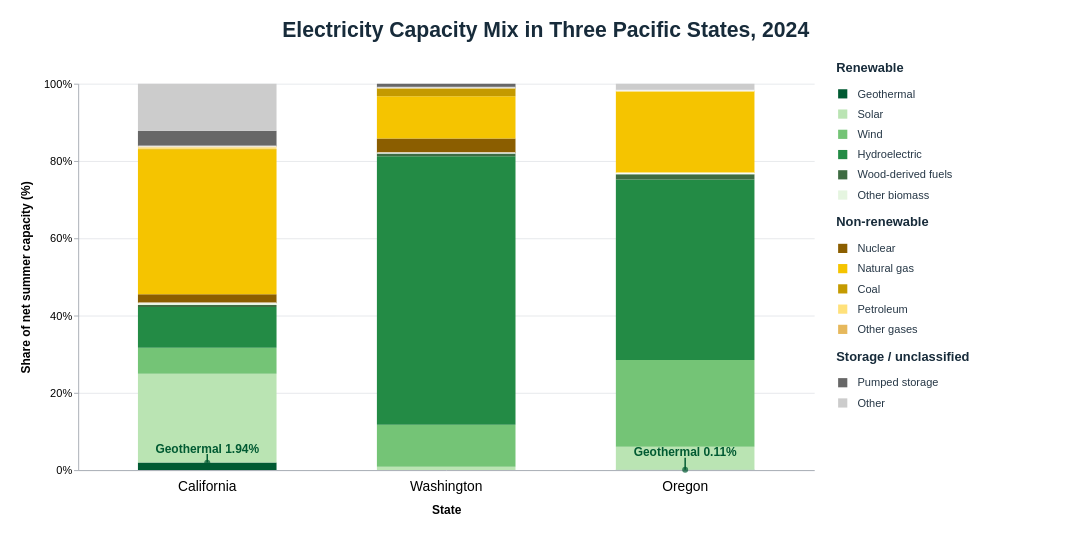

Describe this chart as a Vega-Lite specification.
### Vega-Lite specification from a JSON file in a GitHub repository (floating-point values rounded to 4 significant figures)
{"config": {"view": {"continuousWidth": 300, "continuousHeight": 300, "stroke": null}, "axis": {"domainColor": "#A5ABB2", "gridColor": "#E5E7EB", "labelFontSize": 12, "tickColor": "#A5ABB2", "titleFontSize": 13, "titlePadding": 12}, "font": "Arial", "legend": {"columnPadding": 22, "labelFontSize": 12, "padding": 12, "rowPadding": 7, "titleFontSize": 13}, "title": {"color": "#172B3A", "subtitleColor": "#52616B"}}, "hconcat": [{"layer": [{"mark": {"type": "bar"}, "data": {"name": "data-928e8d0f3a71a74d96cc4cce579db891"}, "encoding": {"color": {"field": "Energy_source", "legend": null, "scale": {"domain": ["Geothermal", "Solar", "Wind", "Hydroelectric", "Wood-derived fuels", "Other biomass", "Nuclear", "Natural gas", "Coal", "Petroleum", "Other gases", "Pumped storage", "Other"], "range": ["#005A32", "#BAE4B3", "#74C476", "#238B45", "#3E6C42", "#E5F5E0", "#8B5E00", "#F5C400", "#C49A00", "#FFE17B", "#E6B85C", "#676767", "#CCCCCC"]}, "title": "Energy source", "type": "nominal"}, "order": {"field": "Stack_order", "sort": "ascending", "type": "quantitative"}, "tooltip": [{"field": "State", "title": "State", "type": "nominal"}, {"field": "Energy_source", "title": "Energy source", "type": "nominal"}, {"field": "Energy_group", "title": "Energy group", "type": "nominal"}, {"field": "Share", "format": ".2%", "title": "Capacity share", "type": "quantitative"}, {"field": "Capacity_GW", "format": ".4f", "title": "Capacity (GW)", "type": "quantitative"}, {"field": "Total_capacity_GW", "format": ".4f", "title": "Total of fuel categories (GW)", "type": "quantitative"}, {"field": "Source_status", "title": "Source status", "type": "nominal"}], "x": {"axis": {"labelAngle": 0, "labelFontSize": 15, "labelPadding": 10, "ticks": false}, "field": "State", "scale": {"paddingInner": 0.42, "paddingOuter": 0.25}, "sort": ["California", "Washington", "Oregon"], "title": "State", "type": "nominal"}, "y": {"axis": {"format": ".0%", "values": [0, 0.2, 0.4, 0.6, 0.8, 1]}, "field": "Share", "scale": {"domain": [0, 1], "nice": false}, "stack": "zero", "title": "Share of net summer capacity (%)", "type": "quantitative"}}}, {"mark": {"type": "tick", "color": "white", "orient": "horizontal", "size": 150, "thickness": 2}, "data": {"name": "data-c51c7652d38232664af8401d6613fed2"}, "encoding": {"x": {"axis": {"labelAngle": 0, "labelFontSize": 15, "labelPadding": 10, "ticks": false}, "field": "State", "scale": {"paddingInner": 0.42, "paddingOuter": 0.25}, "sort": ["California", "Washington", "Oregon"], "title": "State", "type": "nominal"}, "y": {"field": "Upper", "type": "quantitative"}}}, {"mark": {"type": "rule", "color": "#005A32", "strokeWidth": 1.6}, "data": {"name": "data-f9aaea4aa579887eecb1a01e47050bda"}, "encoding": {"x": {"axis": {"labelAngle": 0, "labelFontSize": 15, "labelPadding": 10, "ticks": false}, "field": "State", "scale": {"paddingInner": 0.42, "paddingOuter": 0.25}, "sort": ["California", "Washington", "Oregon"], "title": "State", "type": "nominal"}, "y": {"field": "Upper", "scale": {"domain": [0, 1], "nice": false}, "type": "quantitative"}, "y2": {"field": "Leader_top"}}}, {"mark": {"type": "point", "color": "#005A32", "filled": true, "size": 42}, "data": {"name": "data-f9aaea4aa579887eecb1a01e47050bda"}, "encoding": {"x": {"axis": {"labelAngle": 0, "labelFontSize": 15, "labelPadding": 10, "ticks": false}, "field": "State", "scale": {"paddingInner": 0.42, "paddingOuter": 0.25}, "sort": ["California", "Washington", "Oregon"], "title": "State", "type": "nominal"}, "y": {"field": "Upper", "scale": {"domain": [0, 1], "nice": false}, "type": "quantitative"}}}, {"mark": {"type": "text", "color": "#005A32", "fontSize": 13, "fontWeight": "bold"}, "data": {"name": "data-f9aaea4aa579887eecb1a01e47050bda"}, "encoding": {"text": {"field": "Focus_label", "type": "nominal"}, "x": {"axis": {"labelAngle": 0, "labelFontSize": 15, "labelPadding": 10, "ticks": false}, "field": "State", "scale": {"paddingInner": 0.42, "paddingOuter": 0.25}, "sort": ["California", "Washington", "Oregon"], "title": "State", "type": "nominal"}, "y": {"field": "Callout_y", "scale": {"domain": [0, 1], "nice": false}, "type": "quantitative"}}}], "height": 420, "width": 800}, {"vconcat": [{"layer": [{"mark": {"type": "square", "opacity": 1, "size": 100}, "encoding": {"color": {"field": "Color", "legend": null, "scale": null, "type": "nominal"}, "x": {"value": 7}, "y": {"axis": null, "field": "Row", "sort": "ascending", "type": "ordinal"}}}, {"mark": {"type": "text", "align": "left", "color": "#263746", "fontSize": 12}, "encoding": {"text": {"field": "Fuel", "type": "nominal"}, "x": {"value": 23}, "y": {"axis": null, "field": "Row", "sort": "ascending", "type": "ordinal"}}}], "data": {"name": "data-a7f91ba7f80dd8564b174cc745f57987"}, "height": {"step": 22}, "title": {"text": "Renewable", "anchor": "start", "fontSize": 14, "offset": 10}, "width": 255}, {"layer": [{"mark": {"type": "square", "opacity": 1, "size": 100}, "encoding": {"color": {"field": "Color", "legend": null, "scale": null, "type": "nominal"}, "x": {"value": 7}, "y": {"axis": null, "field": "Row", "sort": "ascending", "type": "ordinal"}}}, {"mark": {"type": "text", "align": "left", "color": "#263746", "fontSize": 12}, "encoding": {"text": {"field": "Fuel", "type": "nominal"}, "x": {"value": 23}, "y": {"axis": null, "field": "Row", "sort": "ascending", "type": "ordinal"}}}], "data": {"name": "data-6dbd423ca9992ae8375400854398e19e"}, "height": {"step": 22}, "title": {"text": "Non-renewable", "anchor": "start", "fontSize": 14, "offset": 10}, "width": 255}, {"layer": [{"mark": {"type": "square", "opacity": 1, "size": 100}, "encoding": {"color": {"field": "Color", "legend": null, "scale": null, "type": "nominal"}, "x": {"value": 7}, "y": {"axis": null, "field": "Row", "sort": "ascending", "type": "ordinal"}}}, {"mark": {"type": "text", "align": "left", "color": "#263746", "fontSize": 12}, "encoding": {"text": {"field": "Fuel", "type": "nominal"}, "x": {"value": 23}, "y": {"axis": null, "field": "Row", "sort": "ascending", "type": "ordinal"}}}], "data": {"name": "data-900faf92d726bc81ca2db6cb10ef9fe9"}, "height": {"step": 22}, "title": {"text": "Storage / unclassified", "anchor": "start", "fontSize": 14, "offset": 10}, "width": 255}], "spacing": 12}], "background": "white", "datasets": {"data-928e8d0f3a71a74d96cc4cce579db891": [{"State_code": "CA", "Year": 2024, "Source_fuel": "Geothermal", "Capacity_MW": 1881.0, "Source_status": "Reported", "State": "California", "Energy_source": "Geothermal", "Capacity_GW": 1.881, "Highlight": true, "Energy_group": "Renewable", "Total_capacity_GW": 96.77, "Share": 0.01944, "Stack_order": 0, "Upper": 0.01944, "Lower": 0.0, "Midpoint": 0.00972, "Share_percent": 1.944}, {"State_code": "CA", "Year": 2024, "Source_fuel": "Solar Thermal and Photovoltaic", "Capacity_MW": 22280.0, "Source_status": "Reported", "State": "California", "Energy_source": "Solar", "Capacity_GW": 22.28, "Highlight": false, "Energy_group": "Renewable", "Total_capacity_GW": 96.77, "Share": 0.2303, "Stack_order": 1, "Upper": 0.2497, "Lower": 0.01944, "Midpoint": 0.1346, "Share_percent": 23.03}, {"State_code": "CA", "Year": 2024, "Source_fuel": "Wind", "Capacity_MW": 6457.0, "Source_status": "Reported", "State": "California", "Energy_source": "Wind", "Capacity_GW": 6.457, "Highlight": false, "Energy_group": "Renewable", "Total_capacity_GW": 96.77, "Share": 0.06672, "Stack_order": 2, "Upper": 0.3164, "Lower": 0.2497, "Midpoint": 0.2831, "Share_percent": 6.672}, {"State_code": "CA", "Year": 2024, "Source_fuel": "Hydroelectric", "Capacity_MW": 10210.0, "Source_status": "Reported", "State": "California", "Energy_source": "Hydroelectric", "Capacity_GW": 10.21, "Highlight": false, "Energy_group": "Renewable", "Total_capacity_GW": 96.77, "Share": 0.1055, "Stack_order": 3, "Upper": 0.422, "Lower": 0.3164, "Midpoint": 0.3692, "Share_percent": 10.55}, {"State_code": "CA", "Year": 2024, "Source_fuel": "Wood and Wood Derived Fuels", "Capacity_MW": 541.9, "Source_status": "Reported", "State": "California", "Energy_source": "Wood-derived fuels", "Capacity_GW": 0.5419, "Highlight": false, "Energy_group": "Renewable", "Total_capacity_GW": 96.77, "Share": 0.0056, "Stack_order": 4, "Upper": 0.4276, "Lower": 0.422, "Midpoint": 0.4248, "Share_percent": 0.56}, {"State_code": "CA", "Year": 2024, "Source_fuel": "Other Biomass", "Capacity_MW": 437.5, "Source_status": "Reported", "State": "California", "Energy_source": "Other biomass", "Capacity_GW": 0.4375, "Highlight": false, "Energy_group": "Renewable", "Total_capacity_GW": 96.77, "Share": 0.004521, "Stack_order": 5, "Upper": 0.4321, "Lower": 0.4276, "Midpoint": 0.4298, "Share_percent": 0.4521}, {"State_code": "CA", "Year": 2024, "Source_fuel": "Nuclear", "Capacity_MW": 2240.0, "Source_status": "Reported", "State": "California", "Energy_source": "Nuclear", "Capacity_GW": 2.24, "Highlight": true, "Energy_group": "Non-renewable", "Total_capacity_GW": 96.77, "Share": 0.02315, "Stack_order": 6, "Upper": 0.4552, "Lower": 0.4321, "Midpoint": 0.4437, "Share_percent": 2.315}, {"State_code": "CA", "Year": 2024, "Source_fuel": "Natural Gas", "Capacity_MW": 36330.0, "Source_status": "Reported", "State": "California", "Energy_source": "Natural gas", "Capacity_GW": 36.33, "Highlight": false, "Energy_group": "Non-renewable", "Total_capacity_GW": 96.77, "Share": 0.3754, "Stack_order": 7, "Upper": 0.8306, "Lower": 0.4552, "Midpoint": 0.6429, "Share_percent": 37.54}, {"State_code": "CA", "Year": 2024, "Source_fuel": "Coal", "Capacity_MW": 57.0, "Source_status": "Reported", "State": "California", "Energy_source": "Coal", "Capacity_GW": 0.057, "Highlight": false, "Energy_group": "Non-renewable", "Total_capacity_GW": 96.77, "Share": 0.000589, "Stack_order": 8, "Upper": 0.8312, "Lower": 0.8306, "Midpoint": 0.8309, "Share_percent": 0.0589}, {"State_code": "CA", "Year": 2024, "Source_fuel": "Petroleum", "Capacity_MW": 442.2, "Source_status": "Reported", "State": "California", "Energy_source": "Petroleum", "Capacity_GW": 0.4422, "Highlight": false, "Energy_group": "Non-renewable", "Total_capacity_GW": 96.77, "Share": 0.004569, "Stack_order": 9, "Upper": 0.8358, "Lower": 0.8312, "Midpoint": 0.8335, "Share_percent": 0.4569}, {"State_code": "CA", "Year": 2024, "Source_fuel": "Other Gases", "Capacity_MW": 212.5, "Source_status": "Reported", "State": "California", "Energy_source": "Other gases", "Capacity_GW": 0.2125, "Highlight": false, "Energy_group": "Non-renewable", "Total_capacity_GW": 96.77, "Share": 0.002196, "Stack_order": 10, "Upper": 0.838, "Lower": 0.8358, "Midpoint": 0.8369, "Share_percent": 0.2196}, {"State_code": "CA", "Year": 2024, "Source_fuel": "Pumped Storage", "Capacity_MW": 3870.0, "Source_status": "Reported", "State": "California", "Energy_source": "Pumped storage", "Capacity_GW": 3.87, "Highlight": false, "Energy_group": "Storage / unclassified", "Total_capacity_GW": 96.77, "Share": 0.03999, "Stack_order": 11, "Upper": 0.878, "Lower": 0.838, "Midpoint": 0.858, "Share_percent": 3.999}, {"State_code": "CA", "Year": 2024, "Source_fuel": "Other", "Capacity_MW": 11810.0, "Source_status": "Reported", "State": "California", "Energy_source": "Other", "Capacity_GW": 11.81, "Highlight": false, "Energy_group": "Storage / unclassified", "Total_capacity_GW": 96.77, "Share": 0.122, "Stack_order": 12, "Upper": 1.0, "Lower": 0.878, "Midpoint": 0.939, "Share_percent": 12.2}, {"State_code": "OR", "Year": 2024, "Source_fuel": "Geothermal", "Capacity_MW": 19.5, "Source_status": "Reported", "State": "Oregon", "Energy_source": "Geothermal", "Capacity_GW": 0.0195, "Highlight": true, "Energy_group": "Renewable", "Total_capacity_GW": 17.69, "Share": 0.001102, "Stack_order": 0, "Upper": 0.001102, "Lower": 0.0, "Midpoint": 0.0005511, "Share_percent": 0.1102}, {"State_code": "OR", "Year": 2024, "Source_fuel": "Solar Thermal and Photovoltaic", "Capacity_MW": 1052.0, "Source_status": "Reported", "State": "Oregon", "Energy_source": "Solar", "Capacity_GW": 1.052, "Highlight": false, "Energy_group": "Renewable", "Total_capacity_GW": 17.69, "Share": 0.05945, "Stack_order": 1, "Upper": 0.06055, "Lower": 0.001102, "Midpoint": 0.03083, "Share_percent": 5.945}, {"State_code": "OR", "Year": 2024, "Source_fuel": "Wind", "Capacity_MW": 3970.0, "Source_status": "Reported", "State": "Oregon", "Energy_source": "Wind", "Capacity_GW": 3.97, "Highlight": false, "Energy_group": "Renewable", "Total_capacity_GW": 17.69, "Share": 0.2244, "Stack_order": 2, "Upper": 0.285, "Lower": 0.06055, "Midpoint": 0.1728, "Share_percent": 22.44}, {"State_code": "OR", "Year": 2024, "Source_fuel": "Hydroelectric", "Capacity_MW": 8264.0, "Source_status": "Reported", "State": "Oregon", "Energy_source": "Hydroelectric", "Capacity_GW": 8.264, "Highlight": false, "Energy_group": "Renewable", "Total_capacity_GW": 17.69, "Share": 0.4671, "Stack_order": 3, "Upper": 0.7521, "Lower": 0.285, "Midpoint": 0.5185, "Share_percent": 46.71}, {"State_code": "OR", "Year": 2024, "Source_fuel": "Wood and Wood Derived Fuels", "Capacity_MW": 242.3, "Source_status": "Reported", "State": "Oregon", "Energy_source": "Wood-derived fuels", "Capacity_GW": 0.2423, "Highlight": false, "Energy_group": "Renewable", "Total_capacity_GW": 17.69, "Share": 0.0137, "Stack_order": 4, "Upper": 0.7658, "Lower": 0.7521, "Midpoint": 0.7589, "Share_percent": 1.37}, {"State_code": "OR", "Year": 2024, "Source_fuel": "Other Biomass", "Capacity_MW": 52.6, "Source_status": "Reported", "State": "Oregon", "Energy_source": "Other biomass", "Capacity_GW": 0.0526, "Highlight": false, "Energy_group": "Renewable", "Total_capacity_GW": 17.69, "Share": 0.002973, "Stack_order": 5, "Upper": 0.7688, "Lower": 0.7658, "Midpoint": 0.7673, "Share_percent": 0.2973}, {"State_code": "OR", "Year": 2024, "Source_fuel": "Nuclear", "Capacity_MW": 0.0, "Source_status": "Not listed", "State": "Oregon", "Energy_source": "Nuclear", "Capacity_GW": 0.0, "Highlight": true, "Energy_group": "Non-renewable", "Total_capacity_GW": 17.69, "Share": 0.0, "Stack_order": 6, "Upper": 0.7688, "Lower": 0.7688, "Midpoint": 0.7688, "Share_percent": 0.0}, {"State_code": "OR", "Year": 2024, "Source_fuel": "Natural Gas", "Capacity_MW": 3762.0, "Source_status": "Reported", "State": "Oregon", "Energy_source": "Natural gas", "Capacity_GW": 3.762, "Highlight": false, "Energy_group": "Non-renewable", "Total_capacity_GW": 17.69, "Share": 0.2127, "Stack_order": 7, "Upper": 0.9814, "Lower": 0.7688, "Midpoint": 0.8751, "Share_percent": 21.27}, {"State_code": "OR", "Year": 2024, "Source_fuel": "Coal", "Capacity_MW": 0.0, "Source_status": "Not listed", "State": "Oregon", "Energy_source": "Coal", "Capacity_GW": 0.0, "Highlight": false, "Energy_group": "Non-renewable", "Total_capacity_GW": 17.69, "Share": 0.0, "Stack_order": 8, "Upper": 0.9814, "Lower": 0.9814, "Midpoint": 0.9814, "Share_percent": 0.0}, {"State_code": "OR", "Year": 2024, "Source_fuel": "Petroleum", "Capacity_MW": 6.6, "Source_status": "Reported", "State": "Oregon", "Energy_source": "Petroleum", "Capacity_GW": 0.0066, "Highlight": false, "Energy_group": "Non-renewable", "Total_capacity_GW": 17.69, "Share": 0.0003731, "Stack_order": 9, "Upper": 0.9818, "Lower": 0.9814, "Midpoint": 0.9816, "Share_percent": 0.03731}, {"State_code": "OR", "Year": 2024, "Source_fuel": "Other Gases", "Capacity_MW": 0.0, "Source_status": "Not listed", "State": "Oregon", "Energy_source": "Other gases", "Capacity_GW": 0.0, "Highlight": false, "Energy_group": "Non-renewable", "Total_capacity_GW": 17.69, "Share": 0.0, "Stack_order": 10, "Upper": 0.9818, "Lower": 0.9818, "Midpoint": 0.9818, "Share_percent": 0.0}, {"State_code": "OR", "Year": 2024, "Source_fuel": "Pumped Storage", "Capacity_MW": 0.0, "Source_status": "Not listed", "State": "Oregon", "Energy_source": "Pumped storage", "Capacity_GW": 0.0, "Highlight": false, "Energy_group": "Storage / unclassified", "Total_capacity_GW": 17.69, "Share": 0.0, "Stack_order": 11, "Upper": 0.9818, "Lower": 0.9818, "Midpoint": 0.9818, "Share_percent": 0.0}, {"State_code": "OR", "Year": 2024, "Source_fuel": "Other", "Capacity_MW": 322.0, "Source_status": "Reported", "State": "Oregon", "Energy_source": "Other", "Capacity_GW": 0.322, "Highlight": false, "Energy_group": "Storage / unclassified", "Total_capacity_GW": 17.69, "Share": 0.0182, "Stack_order": 12, "Upper": 1.0, "Lower": 0.9818, "Midpoint": 0.9909, "Share_percent": 1.82}, {"State_code": "WA", "Year": 2024, "Source_fuel": "Geothermal", "Capacity_MW": 0.0, "Source_status": "Not listed", "State": "Washington", "Energy_source": "Geothermal", "Capacity_GW": 0.0, "Highlight": true, "Energy_group": "Renewable", "Total_capacity_GW": 30.98, "Share": 0.0, "Stack_order": 0, "Upper": 0.0, "Lower": 0.0, "Midpoint": 0.0, "Share_percent": 0.0}, {"State_code": "WA", "Year": 2024, "Source_fuel": "Solar Thermal and Photovoltaic", "Capacity_MW": 268.3, "Source_status": "Reported", "State": "Washington", "Energy_source": "Solar", "Capacity_GW": 0.2683, "Highlight": false, "Energy_group": "Renewable", "Total_capacity_GW": 30.98, "Share": 0.008662, "Stack_order": 1, "Upper": 0.008662, "Lower": 0.0, "Midpoint": 0.004331, "Share_percent": 0.8662}, {"State_code": "WA", "Year": 2024, "Source_fuel": "Wind", "Capacity_MW": 3375.0, "Source_status": "Reported", "State": "Washington", "Energy_source": "Wind", "Capacity_GW": 3.375, "Highlight": false, "Energy_group": "Renewable", "Total_capacity_GW": 30.98, "Share": 0.109, "Stack_order": 2, "Upper": 0.1176, "Lower": 0.008662, "Midpoint": 0.06314, "Share_percent": 10.9}, {"State_code": "WA", "Year": 2024, "Source_fuel": "Hydroelectric", "Capacity_MW": 21510.0, "Source_status": "Reported", "State": "Washington", "Energy_source": "Hydroelectric", "Capacity_GW": 21.51, "Highlight": false, "Energy_group": "Renewable", "Total_capacity_GW": 30.98, "Share": 0.6945, "Stack_order": 3, "Upper": 0.8121, "Lower": 0.1176, "Midpoint": 0.4649, "Share_percent": 69.45}, {"State_code": "WA", "Year": 2024, "Source_fuel": "Wood and Wood Derived Fuels", "Capacity_MW": 238.0, "Source_status": "Reported", "State": "Washington", "Energy_source": "Wood-derived fuels", "Capacity_GW": 0.238, "Highlight": false, "Energy_group": "Renewable", "Total_capacity_GW": 30.98, "Share": 0.007684, "Stack_order": 4, "Upper": 0.8198, "Lower": 0.8121, "Midpoint": 0.816, "Share_percent": 0.7684}, {"State_code": "WA", "Year": 2024, "Source_fuel": "Other Biomass", "Capacity_MW": 31.8, "Source_status": "Reported", "State": "Washington", "Energy_source": "Other biomass", "Capacity_GW": 0.0318, "Highlight": false, "Energy_group": "Renewable", "Total_capacity_GW": 30.98, "Share": 0.001027, "Stack_order": 5, "Upper": 0.8209, "Lower": 0.8198, "Midpoint": 0.8203, "Share_percent": 0.1027}, {"State_code": "WA", "Year": 2024, "Source_fuel": "Nuclear", "Capacity_MW": 1151.0, "Source_status": "Reported", "State": "Washington", "Energy_source": "Nuclear", "Capacity_GW": 1.151, "Highlight": true, "Energy_group": "Non-renewable", "Total_capacity_GW": 30.98, "Share": 0.03716, "Stack_order": 6, "Upper": 0.858, "Lower": 0.8209, "Midpoint": 0.8394, "Share_percent": 3.716}, {"State_code": "WA", "Year": 2024, "Source_fuel": "Natural Gas", "Capacity_MW": 3385.0, "Source_status": "Reported", "State": "Washington", "Energy_source": "Natural gas", "Capacity_GW": 3.385, "Highlight": false, "Energy_group": "Non-renewable", "Total_capacity_GW": 30.98, "Share": 0.1093, "Stack_order": 7, "Upper": 0.9673, "Lower": 0.858, "Midpoint": 0.9127, "Share_percent": 10.93}, {"State_code": "WA", "Year": 2024, "Source_fuel": "Coal", "Capacity_MW": 670.0, "Source_status": "Reported", "State": "Washington", "Energy_source": "Coal", "Capacity_GW": 0.67, "Highlight": false, "Energy_group": "Non-renewable", "Total_capacity_GW": 30.98, "Share": 0.02163, "Stack_order": 8, "Upper": 0.9889, "Lower": 0.9673, "Midpoint": 0.9781, "Share_percent": 2.163}, {"State_code": "WA", "Year": 2024, "Source_fuel": "Petroleum", "Capacity_MW": 22.6, "Source_status": "Reported", "State": "Washington", "Energy_source": "Petroleum", "Capacity_GW": 0.0226, "Highlight": false, "Energy_group": "Non-renewable", "Total_capacity_GW": 30.98, "Share": 0.0007296, "Stack_order": 9, "Upper": 0.9897, "Lower": 0.9889, "Midpoint": 0.9893, "Share_percent": 0.07296}, {"State_code": "WA", "Year": 2024, "Source_fuel": "Other Gases", "Capacity_MW": 0.0, "Source_status": "Not listed", "State": "Washington", "Energy_source": "Other gases", "Capacity_GW": 0.0, "Highlight": false, "Energy_group": "Non-renewable", "Total_capacity_GW": 30.98, "Share": 0.0, "Stack_order": 10, "Upper": 0.9897, "Lower": 0.9897, "Midpoint": 0.9897, "Share_percent": 0.0}, {"State_code": "WA", "Year": 2024, "Source_fuel": "Pumped Storage", "Capacity_MW": 314.0, "Source_status": "Reported", "State": "Washington", "Energy_source": "Pumped storage", "Capacity_GW": 0.314, "Highlight": false, "Energy_group": "Storage / unclassified", "Total_capacity_GW": 30.98, "Share": 0.01014, "Stack_order": 11, "Upper": 0.9998, "Lower": 0.9897, "Midpoint": 0.9947, "Share_percent": 1.014}, {"State_code": "WA", "Year": 2024, "Source_fuel": "Other", "Capacity_MW": 6.0, "Source_status": "Reported", "State": "Washington", "Energy_source": "Other", "Capacity_GW": 0.006, "Highlight": false, "Energy_group": "Storage / unclassified", "Total_capacity_GW": 30.98, "Share": 0.0001937, "Stack_order": 12, "Upper": 1.0, "Lower": 0.9998, "Midpoint": 0.9999, "Share_percent": 0.01937}], "data-c51c7652d38232664af8401d6613fed2": [{"State": "California", "Energy_group": "Non-renewable", "Upper": 0.838}, {"State": "California", "Energy_group": "Renewable", "Upper": 0.4321}, {"State": "Oregon", "Energy_group": "Non-renewable", "Upper": 0.9818}, {"State": "Oregon", "Energy_group": "Renewable", "Upper": 0.7688}, {"State": "Washington", "Energy_group": "Non-renewable", "Upper": 0.9897}, {"State": "Washington", "Energy_group": "Renewable", "Upper": 0.8209}], "data-f9aaea4aa579887eecb1a01e47050bda": [{"State_code": "CA", "Year": 2024, "Source_fuel": "Geothermal", "Capacity_MW": 1881.0, "Source_status": "Reported", "State": "California", "Energy_source": "Geothermal", "Capacity_GW": 1.881, "Highlight": true, "Energy_group": "Renewable", "Total_capacity_GW": 96.77, "Share": 0.01944, "Stack_order": 0, "Upper": 0.01944, "Lower": 0.0, "Midpoint": 0.00972, "Share_percent": 1.944, "Focus_label": "Geothermal 1.94%", "Callout_y": 0.05444, "Leader_top": 0.04144}, {"State_code": "OR", "Year": 2024, "Source_fuel": "Geothermal", "Capacity_MW": 19.5, "Source_status": "Reported", "State": "Oregon", "Energy_source": "Geothermal", "Capacity_GW": 0.0195, "Highlight": true, "Energy_group": "Renewable", "Total_capacity_GW": 17.69, "Share": 0.001102, "Stack_order": 0, "Upper": 0.001102, "Lower": 0.0, "Midpoint": 0.0005511, "Share_percent": 0.1102, "Focus_label": "Geothermal 0.11%", "Callout_y": 0.045, "Leader_top": 0.032}], "data-a7f91ba7f80dd8564b174cc745f57987": [{"Fuel": "Geothermal", "Row": 0, "Color": "#005A32"}, {"Fuel": "Solar", "Row": 1, "Color": "#BAE4B3"}, {"Fuel": "Wind", "Row": 2, "Color": "#74C476"}, {"Fuel": "Hydroelectric", "Row": 3, "Color": "#238B45"}, {"Fuel": "Wood-derived fuels", "Row": 4, "Color": "#3E6C42"}, {"Fuel": "Other biomass", "Row": 5, "Color": "#E5F5E0"}], "data-6dbd423ca9992ae8375400854398e19e": [{"Fuel": "Nuclear", "Row": 0, "Color": "#8B5E00"}, {"Fuel": "Natural gas", "Row": 1, "Color": "#F5C400"}, {"Fuel": "Coal", "Row": 2, "Color": "#C49A00"}, {"Fuel": "Petroleum", "Row": 3, "Color": "#FFE17B"}, {"Fuel": "Other gases", "Row": 4, "Color": "#E6B85C"}], "data-900faf92d726bc81ca2db6cb10ef9fe9": [{"Fuel": "Pumped storage", "Row": 0, "Color": "#676767"}, {"Fuel": "Other", "Row": 1, "Color": "#CCCCCC"}]}, "padding": 22, "resolve": {"scale": {"color": "independent"}}, "spacing": 24, "title": {"text": "Electricity Capacity Mix in Three Pacific States, 2024", "anchor": "middle", "fontSize": 23, "offset": 22}, "$schema": "https://vega.github.io/schema/vega-lite/v6.4.1.json"}
